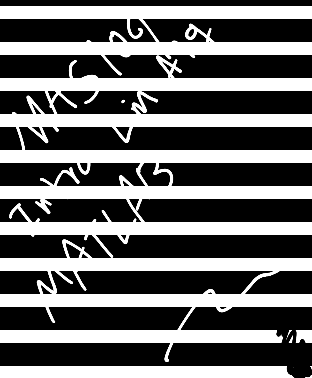
%> input picture _codes/weeks/week15/assign10.png, 312 x 378 px
$ octave assignment10.m   (GNU Octave 9; MATLAB toolbox functions it lacks are replaced by stand-ins)
%> lines starting %> are read from the running program, lines starting %| are printed output that depends on the picture
%% make
img = zeros(375, 312);

wid = 6; st = 7;
for i = 1:3:33
    img(st + 2 * wid * (i - 1):st + 2 * wid * i, :) = 1;
end
% img = imgaussfilt(img, 1);
% figure; imshow(img);
% imwrite(img, 'assign10_stripe.png');

%%
I = double(im2gray(imread('assign10.png'))) / 255;
%> I: size 378x312 double; min 0, max 1, mean 0.405
I = imgaussfilt(I, 1);
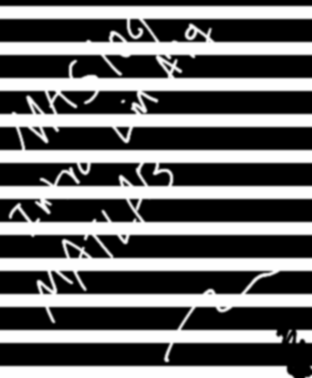
%> I: size 378x312 double; min 0, max 1, mean 0.405; mean of the top-left, top-right, bottom-left and bottom-right quarters 0.421, 0.379, 0.429, 0.388
% figure; imshow(I, [0, 255]);

save('assign10', 'I', 'I_major', 'I_minor');

%%
clear
load('assign10.mat');

[U, S, V] = svd(I);

major = 1;
I_major = U(:, 1:major) * S(1:major, 1:major) * V(:, 1:major)';
I_minor = U(:, major+1:end) * S(major+1:end, major+1:end) * V(:, major+1:end)';

% temp = 100;
% I_minor = U(:, major+temp:end) * S(major+temp:end, major+temp:end) * V(:, major+temp:end)';


figure; imshow(I_major);
%> after `imshow(I_major)`:
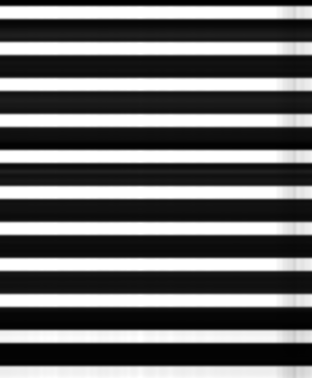
%> displayed picture: size 378x312, on the screen's scale of 0 to 255; min 0, max 255, mean 102.8
figure; imshow(I_minor);
%> after `imshow(I_minor)`:
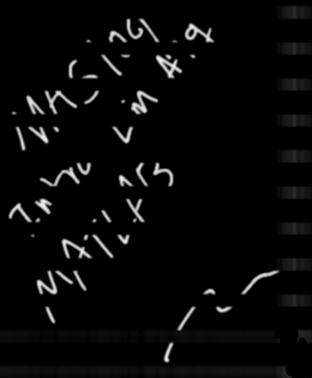
%> displayed picture: size 378x312, on the screen's scale of 0 to 255; min 0, max 242, mean 8.6
